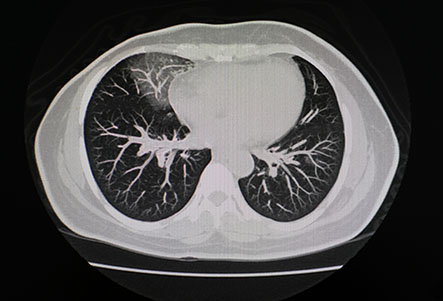
#> input picture test.jpg, 443 x 301 px
$ python scaling.py
#> lines starting #> are read from the running program, lines starting #| are printed output that depends on the picture
import cv2 as cv

#dit kan met alles
def rescaleFrame(frame, scale):
    width = int(frame.shape[1] * scale)
    height = int(frame.shape[0] * scale)

    dimensions = (width, height)

    return cv.resize(frame, dimensions, interpolation = cv.INTER_AREA)

#dit kan enkel met live videos dus ook niet met video files
def changeRes(width, height):
    capture.set(3, width)
    capture.set(4, height)#nummers representerenn gwn de properties je hebt er ook bv 1 voor de brightness


img = cv.imread('test.jpg')
#> img is the input picture: shape (301, 443, 3); mean B, G, R 76.6, 76.7, 77.7
cv.imshow('test', img)
cv.imshow('test_resize', rescaleFrame(img, 0.60))
#> in rescaleFrame, `return cv.resize(frame, dimensions, interpolation = cv.INTER_AREA)`:
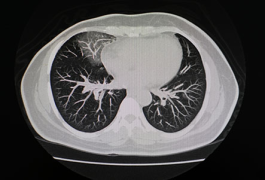
#> returned value: shape (180, 265, 3); mean of channels 0, 1, 2 76.6, 76.7, 77.7; drawn as B, G, R


capture = cv.VideoCapture('testV.mov')
while True:
    isTrue, frame = capture.read() #isTrue is boolean die aanduid of goed ingelezen is
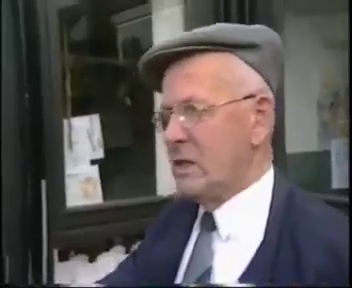
#> input picture frame 55 of testV.mov, 352 x 288 px
#> frame is the input picture: shape (288, 352, 3); mean B, G, R 84.3, 85.6, 90.7
    frame_resized = rescaleFrame(frame, 0.75)

    cv.imshow('video', frame)
    cv.imshow('video_resize', frame_resized)

    if cv.waitKey(20) & 0xFF == ord('d'): #de tweede is als je op d drukt dat eruit wordt gebroken
#> (key Esc is pressed here)
        break

capture.release()
cv.destroyAllWindows()

cv.waitKey(0)
